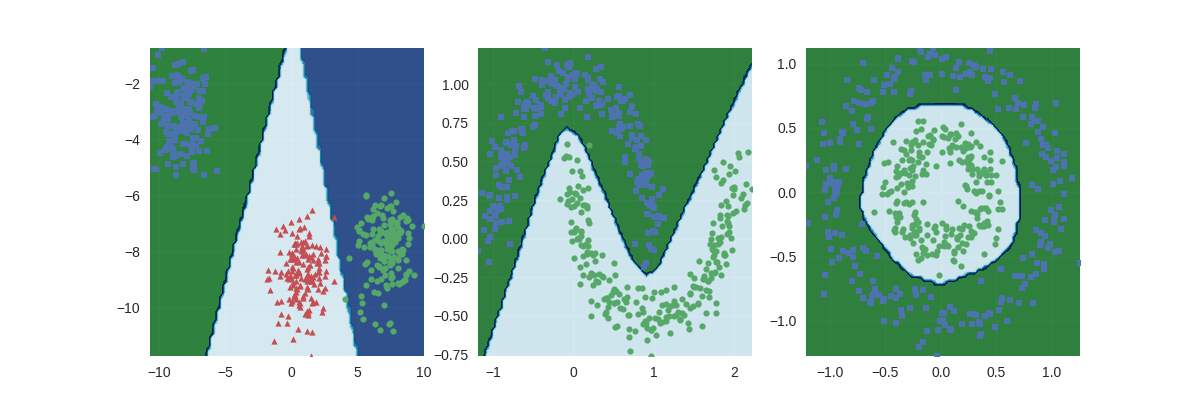

The script that saved this image:
"""
Classifies three data sets (moons, circles, blobs) using a deep neural net.
"""

import numpy as np
import seaborn as sns
import tensorflow as tf
from sklearn import datasets
import matplotlib.pyplot as plt
from matplotlib.mlab import griddata
from sklearn.model_selection import train_test_split

log_dir = "/tmp/test"
blob_log_dir = log_dir + "/blob"
moon_log_dir = log_dir + "/moon"
circle_log_dir = log_dir + "/circle"
start_from_scratch = True
if start_from_scratch:
    if tf.gfile.Exists(log_dir):
        tf.gfile.DeleteRecursively(log_dir)
tf.gfile.MakeDirs(log_dir)

random_seed = np.random.randint(0, 1000)
print("The random seed:", random_seed)
np.random.seed(random_seed)
n_points = 500
circle = datasets.make_circles(n_samples=n_points, factor=.4, noise=.1)
moon = datasets.make_moons(n_samples=n_points, noise=.1)
blob = datasets.make_blobs(n_samples=n_points, random_state=random_seed)
moon_train_data, moon_test_data, moon_train_target, moon_test_target = \
    train_test_split(moon[0], moon[1], test_size=.25, random_state=random_seed)
circle_train_data, circle_test_data, circle_train_target, circle_test_target = \
    train_test_split(circle[0], circle[1], test_size=.25, random_state=random_seed)
blob_train_data, blob_test_data, blob_train_target, blob_test_target = \
    train_test_split(blob[0], blob[1], test_size=.25, random_state=random_seed)


def input_fn_(data_set, target_set):
    data_feat_cols = {'a': tf.constant(data_set[:, 0]), 'b': tf.constant(data_set[:, 1])}
    target_cols = tf.constant(target_set)
    return data_feat_cols, target_cols

feature_cols = [tf.contrib.layers.real_valued_column("a"), tf.contrib.layers.real_valued_column("b")]


blob_classifier = tf.contrib.learn.DNNClassifier(feature_columns=feature_cols, hidden_units=[32, 64, 32],
                                                 n_classes=len(np.unique(blob[1])), model_dir=blob_log_dir)
blob_classifier.fit(input_fn=lambda: input_fn_(blob_train_data, blob_train_target), steps=500)
evaluation = blob_classifier.evaluate(input_fn=lambda: input_fn_(blob_test_data, blob_test_target), steps=1)
loss_score = evaluation["loss"]
accuracy_score = evaluation["accuracy"]
print("Blob loss: {0:f}".format(loss_score))
print('Blob accuracy: {0:f}'.format(accuracy_score))

moon_classifier = tf.contrib.learn.DNNClassifier(feature_columns=feature_cols, hidden_units=[256, 512, 256],
                                                 n_classes=len(np.unique(moon[0])), model_dir=moon_log_dir)
moon_classifier.fit(input_fn=lambda: input_fn_(moon_train_data, moon_train_target), steps=1500)
evaluation = moon_classifier.evaluate(input_fn=lambda: input_fn_(moon_test_data, moon_test_target), steps=1)
loss_score = evaluation["loss"]
accuracy_score = evaluation["accuracy"]
print("Moon loss: {0:f}".format(loss_score))
print('Moon accuracy: {0:f}'.format(accuracy_score))

circle_classifier = tf.contrib.learn.DNNClassifier(feature_columns=feature_cols, hidden_units=[256, 512, 256],
                                                   n_classes=len(np.unique(circle[1])), model_dir=circle_log_dir)
circle_classifier.fit(input_fn=lambda: input_fn_(circle_train_data, circle_train_target), steps=1200)
evaluation = moon_classifier.evaluate(input_fn=lambda: input_fn_(circle_test_data, circle_test_target), steps=1)
loss_score = evaluation["loss"]
accuracy_score = evaluation["accuracy"]
print("Circle loss: {0:f}".format(loss_score))
print('Circle accuracy: {0:f}'.format(accuracy_score))


def make_new_samples(x_train_space, y_train_space):
    """
    makes data that reasonably covers data space (with just the right padding) to make predictions on
    """
    samples = []
    x_cen = (max(x_train_space) + min(x_train_space))/2.0
    x_range = max(x_train_space) - min(x_train_space)
    y_cen = (max(y_train_space) + min(y_train_space)) / 2.0
    y_range = max(y_train_space) - min(y_train_space)
    axis1 = np.linspace(x_cen - x_range * .6, x_cen + x_range * .6, 350)
    axis2 = np.linspace(y_cen - y_range * .6, y_cen + y_range * .6, 350)
    for i in range(len(axis1)):
        for q in range(len(axis2)):
            samples.append([axis1[i], axis2[q]])
    samples = np.asarray(samples)
    return samples

blob_samples = make_new_samples(blob[0][:, 0], blob[0][:, 1])
blob_prediction = list(blob_classifier.predict(input_fn=lambda: input_fn_(blob_samples, []), as_iterable=True))
moon_samples = make_new_samples(moon[0][:, 0], moon[0][:, 1])
moon_prediction = list(moon_classifier.predict(input_fn=lambda: input_fn_(moon_samples, []), as_iterable=True))
circle_samples = make_new_samples(circle[0][:, 0], circle[0][:, 1])
circle_prediction = list(circle_classifier.predict(input_fn=lambda: input_fn_(circle_samples, []), as_iterable=True))

fig = plt.figure(figsize=(12, 4))
sn_colors = sns.color_palette()
cm1 = plt.cm.get_cmap('ocean')
tics = ['s', 'o', '^']
ax = fig.add_subplot(131)


def make_contour_grid(x, y, z, x_res=300, y_res=300):
    """
    uses linear interpolation to ready data for a contour plot
    """
    xi = np.linspace(min(x), max(x), x_res)
    yi = np.linspace(min(y), max(y), y_res)
    z_grid = griddata(x, y, z, xi, yi, interp='linear')
    x_grid, y_grid = np.meshgrid(xi, yi)
    return x_grid, y_grid, z_grid

X, Y, Z = make_contour_grid(blob_samples[:, 0], blob_samples[:, 1], blob_prediction, x_res=100, y_res=100)
plt.contourf(X, Y, Z, alpha=0.8, cmap=cm1)
for tcolor, tstate, tmark in zip(sn_colors, range(len(np.unique(blob[1]))), tics):
    w = np.where(blob[1] == tstate)[0]
    plt.scatter(np.take(blob[0][:, 0], w), np.take(blob[0][:, 1], w), marker=tmark, color=tcolor, lw=0.0, s=20)
ax.set_xlim([np.min(blob[0][:, 0]), np.max(blob[0][:, 0])])
ax.set_ylim([np.min(blob[0][:, 1]), np.max(blob[0][:, 1])])

ax2 = fig.add_subplot(132)
X, Y, Z = make_contour_grid(moon_samples[:, 0], moon_samples[:, 1], moon_prediction, x_res=100, y_res=100)
plt.contourf(X, Y, Z, alpha=0.8, cmap=cm1)
for tcolor, tstate, tmark in zip(sn_colors, range(len(np.unique(moon[1]))), tics):
    w = np.where(moon[1] == tstate)[0]
    plt.scatter(np.take(moon[0][:, 0], w), np.take(moon[0][:, 1], w), marker=tmark, color=tcolor, lw=0.0, s=20)
ax2.set_xlim([np.min(moon[0][:, 0]), np.max(moon[0][:, 0])])
ax2.set_ylim([np.min(moon[0][:, 1]), np.max(moon[0][:, 1])])

ax3 = fig.add_subplot(133)
X, Y, Z = make_contour_grid(circle_samples[:, 0], circle_samples[:, 1], circle_prediction, x_res=100, y_res=100)
plt.contourf(X, Y, Z, alpha=0.8, cmap=cm1)
for tcolor, tstate, tmark in zip(sn_colors, range(len(np.unique(circle[1]))), tics):
    w = np.where(circle[1] == tstate)[0]
    plt.scatter(np.take(circle[0][:, 0], w), np.take(circle[0][:, 1], w), marker=tmark, color=tcolor, lw=0.0, s=20)
ax3.set_xlim([np.min(circle[0][:, 0]), np.max(circle[0][:, 0])])
ax3.set_ylim([np.min(circle[0][:, 1]), np.max(circle[0][:, 1])])

plt.show()
fig.savefig('classifier_tensorflow.png')
plt.close(fig)
